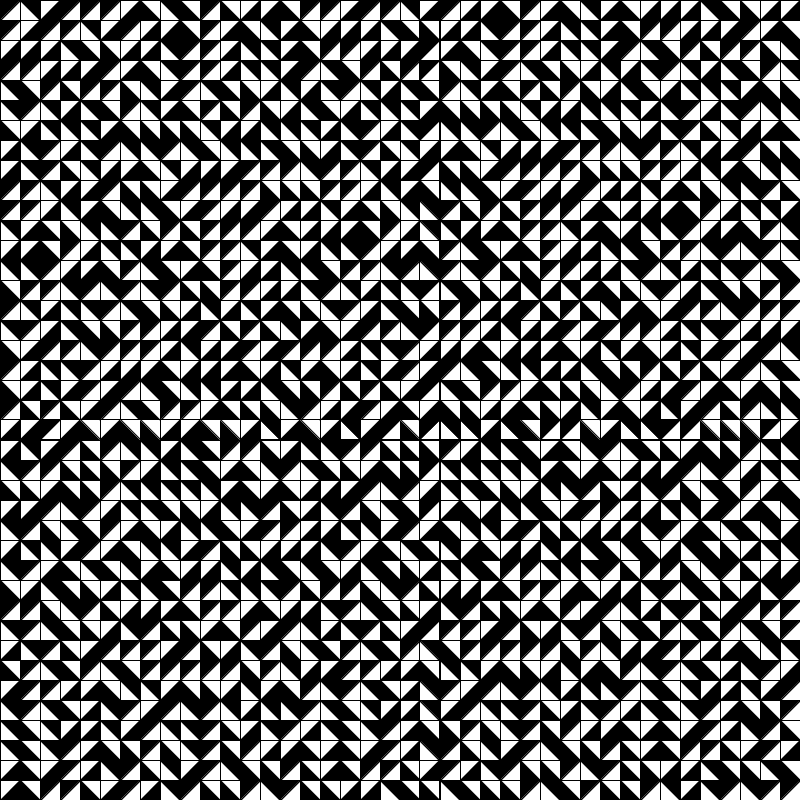
Frame 1 (no input)
Frame 2 (the mouse pressed at the canvas centre, redrawn once): identical to frame 1, image omitted

The Processing sketch that drew this single still picture (run headless with seeded random() and noise(); the mouse was pressed at the canvas centre and the sketch redrawn once):

// Processing sketch: truchet_tiles
// ── truchet_tiles.pde
float r=10;

void setup()
{
  size(800,800);  
  noLoop();
}

tile[][] a = new tile[int(4*width/r)][int(4*height/r)];


void draw()
{  
  background(120);
  for(int i=0;i<a.length;i++)
  {
   for(int j=0;j<a[0].length;j++)
   {
     a[i][j] = new tile(map(i,0,a.length,0,width)+r,map(j,0,a[0].length,0,height)+r,r);
   }
  }
  for(int i=0;i<a.length;i++)
  {
   for(int j=0;j<a[0].length;j++)
   {
     a[i][j].display(int(10*noise(i,j)%4));
   }
  }
}

// ── tiles.pde
class tile
{
 float x;
 float y;
 float r;
 tile(float x1, float y1, float r1)
 {
   x=x1;
   y=y1;
   r=r1;
 }
 
 void display(float a)
 {
   tile1();
   if(a==0)
   {
    tile1(); 
   }
   else if(a==1)
   {
    tile2(); 
   }
   else if(a==2)
   {
    tile3(); 
   }
   else
   {
    tile4(); 
   }
 }
 
 void tile1()
 {
   fill(255);
   beginShape();
   vertex(x-r,y-r);
   vertex(x-r,y+r);
   vertex(x+r,y+r);
   endShape(CLOSE);
   
   fill(0);
   beginShape();
   vertex(x-r,y-r);
   vertex(x+r,y+r);
   vertex(x+r,y-r);
   endShape(CLOSE);
   
   
 }
 
 void tile3()
 {
   fill(255);
   beginShape();
   vertex(x+r,y-r);
   vertex(x-r,y+r);
   vertex(x+r,y+r);
   endShape(CLOSE);
   
   fill(0);
   beginShape();
   vertex(x+r,y-r);
   vertex(x-r,y+r);
   vertex(x-r,y-r);
   endShape(CLOSE);
   
   
   
 }
 
 void tile2()
 {
   fill(0);
   beginShape();
   vertex(x-r,y-r);
   vertex(x-r,y+r);
   vertex(x+r,y+r);
   endShape(CLOSE);
   
   fill(255);
   beginShape();
   vertex(x-r,y-r);
   vertex(x+r,y+r);
   vertex(x+r,y-r);
   endShape(CLOSE);
   
 }
 
 void tile4()
 {
   fill(0);
   beginShape();
   vertex(x+r,y-r);
   vertex(x-r,y+r);
   vertex(x+r,y+r);
   endShape(CLOSE);
   
   fill(255);
   beginShape();
   vertex(x+r,y-r);
   vertex(x-r,y+r);
   vertex(x-r,y-r);
   endShape(CLOSE);
 }
 
 
 
}
